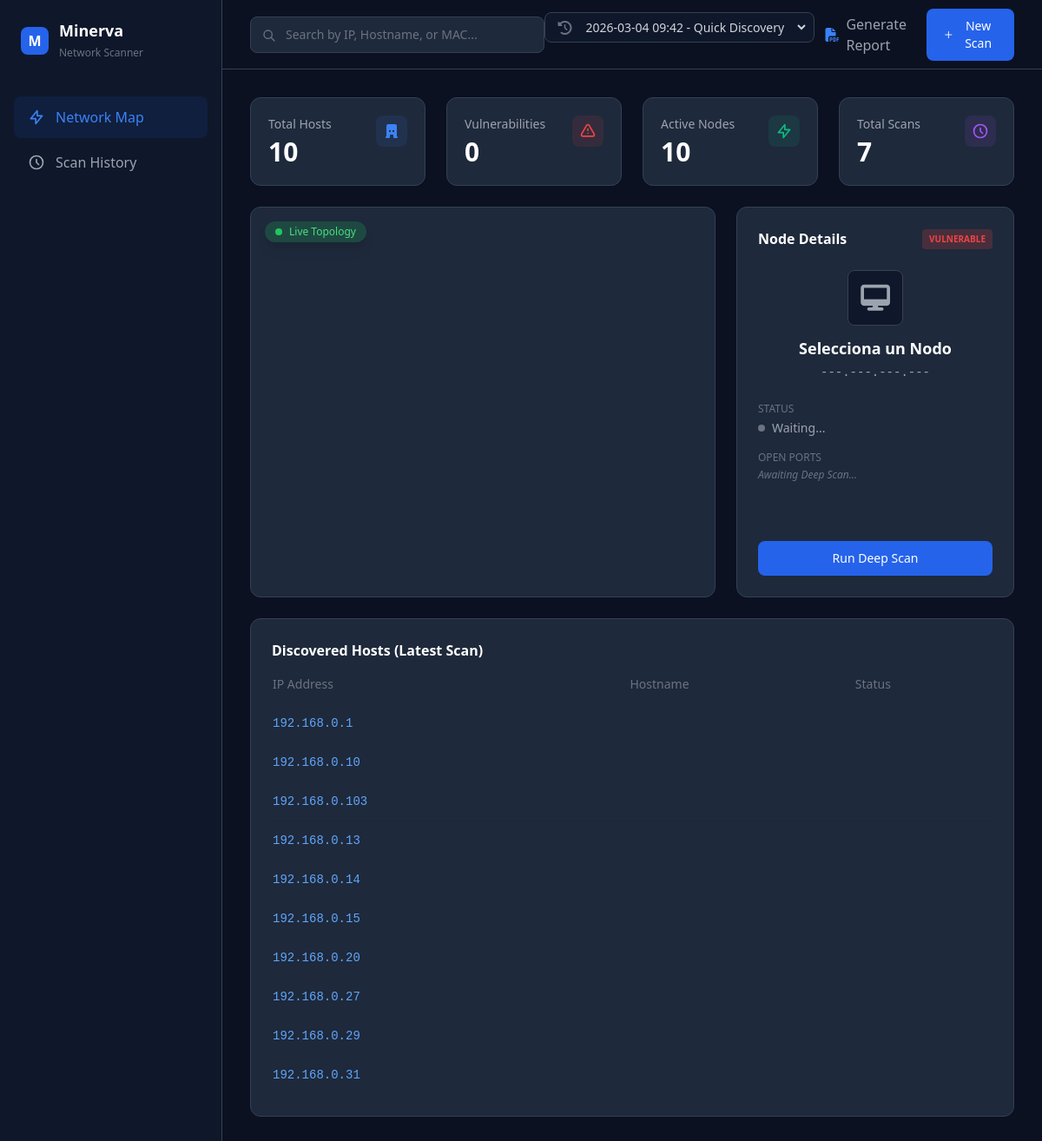
/dashboard, run on the app's committed database.
### app/models.py (models this page shows)
class ScanResult(Base):
    __tablename__ = "scan_results"
    id = Column(Integer, primary_key=True, index=True)
    scan_id = Column(Integer, ForeignKey("scans.id"))
    host_mac = Column(String, ForeignKey("hosts.mac_address"))
    ip_address = Column(String)
    status = Column(String)
    scan = relationship("Scan", back_populates="results")
    host = relationship("Host")
    ports = relationship("Port", back_populates="scan_result", cascade="all, delete-orphan")

### app/main.py (the view)
@app.get("/dashboard", response_class=HTMLResponse)
async def dashboard(request: Request, scan_id: int = None, db: Session = Depends(get_db)):
    all_scans = db.query(models.Scan).order_by(models.Scan.timestamp.desc()).all()
    if scan_id:
        selected_scan = db.query(models.Scan).filter(models.Scan.id == scan_id).first()
    else:
        selected_scan = all_scans[0] if all_scans else None
    hosts_data = []
    total_hosts = 0
    online_hosts = 0
    total_vulns = 0
    if selected_scan:
        results = db.query(models.ScanResult).filter(models.ScanResult.scan_id == selected_scan.id).all()
        total_hosts = len(results)
        online_hosts = sum(1 for r in results if r.status == "up")
        for r in results:
            hosts_data.append({"ip": r.ip_address, "hostname": r.host.hostname if r.host else "Desconocido", "status": r.status})
            for p in r.ports:
                total_vulns += len(p.vulnerabilities)
    return templates.TemplateResponse("dashboard.html", {
        "request": request,
        "hosts": hosts_data,
        "total_hosts": total_hosts,
        "online_hosts": online_hosts,
        "total_vulns": total_vulns,
        "all_scans": all_scans,
        "current_scan_id": selected_scan.id if selected_scan else None
    })

### templates/dashboard.html (shortened to what this page needs)
<!DOCTYPE html>
<html lang="es">
<head>
    <script src="https://cdn.tailwindcss.com"></script>
    <link rel="stylesheet" href="https://cdnjs.cloudflare.com/ajax/libs/font-awesome/6.4.0/css/all.min.css">
</head>
<body class="text-gray-300 font-sans flex h-screen overflow-hidden">
    <aside class="w-64 flex flex-col justify-between border-r border-panel bg-[#0f172a]">
        <div>
            <div class="flex items-center space-x-3 p-6 mb-4">
                <div class="w-8 h-8 bg-blue-600 rounded-lg flex items-center justify-center text-white font-bold">M
                </div>
                <div>
                    <h1 class="text-lg font-bold text-white leading-tight">Minerva</h1>
                    <span class="text-xs text-gray-500">Network Scanner</span>
                </div>
            </div>
            <nav class="space-y-1 px-4">
                <a href="#"
                    class="flex items-center space-x-3 px-4 py-3 bg-blue-600/10 text-blue-500 rounded-lg font-medium">
                    <svg class="w-5 h-5" fill="none" stroke="currentColor" viewBox="0 0 24 24">
                        <path stroke-linecap="round" stroke-linejoin="round" stroke-width="2"
                            d="M13 10V3L4 14h7v7l9-11h-7z"></path>
                    </svg>
                    <span>Network Map</span>
                </a>
                <a href="#" class="flex items-center space-x-3 px-4 py-3 text-gray-400 hover:text-white transition">
                    <svg class="w-5 h-5" fill="none" stroke="currentColor" viewBox="0 0 24 24">
                        <path stroke-linecap="round" stroke-linejoin="round" stroke-width="2"
                            d="M12 8v4l3 3m6-3a9 9 0 11-18 0 9 9 0 0118 0z"></path>
                    </svg>
                    <span>Scan History</span>
                </a>
            </nav>
        </div>
    </aside>
    <main class="flex-1 flex flex-col h-full overflow-hidden bg-[#0b1120]">
        <header class="h-20 border-b border-panel flex items-center justify-between px-8">
            <div class="relative w-96">
                <input type="text" placeholder="Search by IP, Hostname, or MAC..."
                    class="w-full bg-panel border border-panel text-sm rounded-lg pl-10 pr-4 py-2.5 focus:outline-none focus:border-blue-500 text-white placeholder-gray-500">
                <svg class="w-4 h-4 text-gray-500 absolute left-3.5 top-3.5" fill="none" stroke="currentColor"
                    viewBox="0 0 24 24">
                    <path stroke-linecap="round" stroke-linejoin="round" stroke-width="2"
                        d="M21 21l-6-6m2-5a7 7 0 11-14 0 7 7 0 0114 0z"></path>
                </svg>
            </div>
            <div class="flex items-center space-x-3">
                <div class="flex justify-between items-center mb-4">
                    <div class="flex items-center space-x-3 bg-[#0f172a] p-1.5 rounded-lg border border-gray-700">
                        <i class="fa-solid fa-clock-rotate-left text-gray-500 ml-2"></i>
                        <select id="scan-history-selector"
                            onchange="window.location.href='/dashboard?scan_id=' + this.value"
                            class="bg-transparent text-sm text-gray-300 border-none focus:ring-0 cursor-pointer outline-none">
                            {% for scan in all_scans %}
                            <option value="{{ scan.id }}" class="bg-[#0f172a]" {% if current_scan_id==scan.id
                                %}selected{% endif %}>
                                {{ scan.timestamp.strftime('%Y-%m-%d %H:%M') }} - {{ scan.scan_type }}
                            </option>
                            {% endfor %}
                        </select>
                    </div>
                </div>
                <a href="/report{% if current_scan_id %}?scan_id={{ current_scan_id }}{% endif %}" target="_blank"
                    class="text-gray-400 hover:text-white transition flex items-center"><i
                        class="fa-solid fa-file-pdf mr-2 text-blue-500"></i> Generate Report</a>
                <button
                    class="bg-blue-600 hover:bg-blue-500 text-white px-5 py-2.5 rounded-lg text-sm font-medium flex items-center space-x-2 transition">
                    <svg class="w-4 h-4" fill="none" stroke="currentColor" viewBox="0 0 24 24">
                        <path stroke-linecap="round" stroke-linejoin="round" stroke-width="2" d="M12 4v16m8-8H4"></path>
                    </svg>
                    <span>New Scan</span>
                </button>
            </div>
        </header>
        <div class="flex-1 overflow-y-auto p-8 space-y-6">
            <div class="grid grid-cols-4 gap-6">
                <div class="bg-panel border border-panel p-5 rounded-xl flex justify-between items-start shadow-sm">
                    <div>
                        <p class="text-gray-400 text-sm mb-1 font-medium">Total Hosts</p>
                        <h3 class="text-3xl font-bold text-white">{{total_hosts}}</h3>
                    </div>
                    <div class="p-2 bg-blue-500/10 text-blue-500 rounded-lg">
                        <svg class="w-5 h-5" fill="currentColor" viewBox="0 0 20 20">
                            <path
                                d="M4 4a2 2 0 012-2h8a2 2 0 012 2v12a1 1 0 110 2h-3a1 1 0 01-1-1v-2a1 1 0 00-1-1H9a1 1 0 00-1 1v2a1 1 0 01-1 1H4a1 1 0 110-2V4zm3 1h2v2H7V5zm2 4H7v2h2V9zm2-4h2v2h-2V5zm2 4h-2v2h2V9z">
                            </path>
                        </svg>
                    </div>
                </div>
                <div class="bg-panel border border-panel p-5 rounded-xl flex justify-between items-start shadow-sm">
                    <div>
                        <p class="text-gray-400 text-sm mb-1 font-medium">Vulnerabilities</p>
                        <h3 class="text-3xl font-bold {{ 'text-red-500' if total_vulns > 0 else 'text-white' }}">
                            {{total_vulns}}</h3>
                    </div>
                    <div class="p-2 bg-red-500/10 text-red-500 rounded-lg">
                        <svg class="w-5 h-5" fill="none" stroke="currentColor" viewBox="0 0 24 24">
                            <path stroke-linecap="round" stroke-linejoin="round" stroke-width="2"
                                d="M12 9v2m0 4h.01m-6.938 4h13.856c1.54 0 2.502-1.667 1.732-3L13.732 4c-.77-1.333-2.694-1.333-3.464 0L3.34 16c-.77 1.333.192 3 1.732 3z">
                            </path>
                        </svg>
                    </div>
                </div>
                <div class="bg-panel border border-panel p-5 rounded-xl flex justify-between items-start shadow-sm">
                    <div>
                        <p class="text-gray-400 text-sm mb-1 font-medium">Active Nodes</p>
                        <h3 class="text-3xl font-bold text-white">{{online_hosts}}</h3>
                    </div>
                    <div class="p-2 bg-emerald-500/10 text-emerald-500 rounded-lg">
                        <svg class="w-5 h-5" fill="none" stroke="currentColor" viewBox="0 0 24 24">
                            <path stroke-linecap="round" stroke-linejoin="round" stroke-width="2"
                                d="M13 10V3L4 14h7v7l9-11h-7z"></path>
                        </svg>
                    </div>
                </div>
                <div class="bg-panel border border-panel p-5 rounded-xl flex justify-between items-start shadow-sm">
                    <div>
                        <p class="text-gray-400 text-sm mb-1 font-medium">Total Scans</p>
                        <h3 class="text-3xl font-bold text-white">{{all_scans|length}}</h3>
                    </div>
                    <div class="p-2 bg-purple-500/10 text-purple-500 rounded-lg">
                        <svg class="w-5 h-5" fill="none" stroke="currentColor" viewBox="0 0 24 24">
                            <path stroke-linecap="round" stroke-linejoin="round" stroke-width="2"
                                d="M12 8v4l3 3m6-3a9 9 0 11-18 0 9 9 0 0118 0z"></path>
                        </svg>
                    </div>
                </div>
            </div>
            <div class="flex space-x-6 h-[450px]">
                <div
                    class="flex-1 bg-panel border border-panel rounded-xl p-2 relative flex items-center justify-center overflow-hidden">
                    <span
                        class="absolute top-4 left-4 z-10 bg-green-500/20 text-green-400 text-xs px-3 py-1 rounded-full flex items-center shadow-lg">
                        <span class="w-2 h-2 bg-green-500 rounded-full mr-2"></span> Live Topology
                    </span>
                    <div id="network-map" class="w-full h-full"></div>
                </div>
                <div class="w-80 bg-panel border border-panel rounded-xl p-6 flex flex-col">
                    <div class="flex justify-between items-center mb-6">
                        <h3 class="text-white font-bold">Node Details</h3>
                        <span
                            class="bg-red-500/20 text-red-500 text-[10px] uppercase font-bold px-2 py-1 rounded">Vulnerable</span>
                    </div>
                    <div class="text-center mb-6">
                        <div id="node-icon-container"
                            class="w-16 h-16 bg-[#0f172a] rounded-lg mx-auto mb-3 flex items-center justify-center border border-gray-700">
                            <i class="fa-solid fa-desktop text-3xl text-gray-400"></i>
                        </div>
                        <h4 id="node-hostname" class="text-white font-bold text-lg">Selecciona un Nodo</h4>
                        <p id="node-ip" class="text-gray-400 text-sm font-mono mt-1">---.---.---.---</p>
                    </div>
                    <div class="space-y-4 text-sm flex-1">
                        <div>
                            <p class="text-gray-500 text-xs mb-1">STATUS</p>
                            <p id="node-status" class="text-gray-400 flex items-center">
                                <span class="w-2 h-2 bg-gray-500 rounded-full mr-2"></span>Waiting...
                            </p>
                        </div>
                        <div>
                            <p class="text-gray-500 text-xs mb-1">OPEN PORTS</p>
                            <div id="open-ports-list" class="flex flex-wrap gap-2 mt-1">
                                <span class="text-gray-500 text-xs italic">Awaiting Deep Scan...</span>
                            </div>
                        </div>
                    </div>
                    <button id="btn-deepscan" onclick=""
                        class="w-full mt-6 bg-blue-600 hover:bg-blue-500 text-white py-2.5 rounded-lg text-sm transition font-medium flex justify-center items-center">
                        <span>Run Deep Scan</span>
                    </button>
                </div>
            </div>
            <div class="bg-panel border border-panel rounded-xl p-6">
                <h3 class="text-white font-bold mb-4">Discovered Hosts (Latest Scan)</h3>
                <table class="w-full text-left text-sm">
                    <thead>
                        <tr class="text-gray-500 border-b border-gray-800">
                            <th class="pb-3 font-medium">IP Address</th>
                            <th class="pb-3 font-medium">Hostname</th>
                            <th class="pb-3 font-medium">Status</th>
                        </tr>
                    </thead>
                    <tbody>
                        {% if hosts %}
                        {% for host in hosts %}
                        <tr class="border-b border-gray-800/50 hover:bg-gray-800/30 transition">
                            <td class="py-3 text-blue-400 font-mono">
                                <a href="/host/{{ host.ip }}{% if current_scan_id %}?scan_id={{ current_scan_id }}{% endif %}"
                                    class="hover:underline hover:text-blue-300 cursor-pointer">{{ host.ip }}</a>
                            </td>
                        </tr>
                        {% endfor %}
                        {% else %}
                        <tr>
                            <td colspan="3" class="py-4 text-center text-gray-500">No data available. Run a scan first.
                            </td>
                        </tr>
                        {% endif %}
                    </tbody>
                </table>
            </div>
        </div>
    </main>
</body>
</html>

### templates/dashboard.html (style rules this page uses)
body { background-color: #0b1120; }
.bg-panel { background-color: #1e293b; }
.border-panel { border-color: #334155; }

### data on the page
ScanResult: ip "192.168.0.1"
ScanResult: ip "192.168.0.10"
ScanResult: ip "192.168.0.103"
ScanResult: ip "192.168.0.13"
ScanResult: ip "192.168.0.14"
ScanResult: ip "192.168.0.15"
ScanResult: ip "192.168.0.20"
ScanResult: ip "192.168.0.27"
ScanResult: ip "192.168.0.29"
ScanResult: ip "192.168.0.31"

### other printed values
{{ total_hosts }} "10"
{{ total_vulns }} "0"
{{ online_hosts }} "10"
{{ all_scans|length }} "7"
form field value "2026-03-04 09:42 - Quick Discovery"
